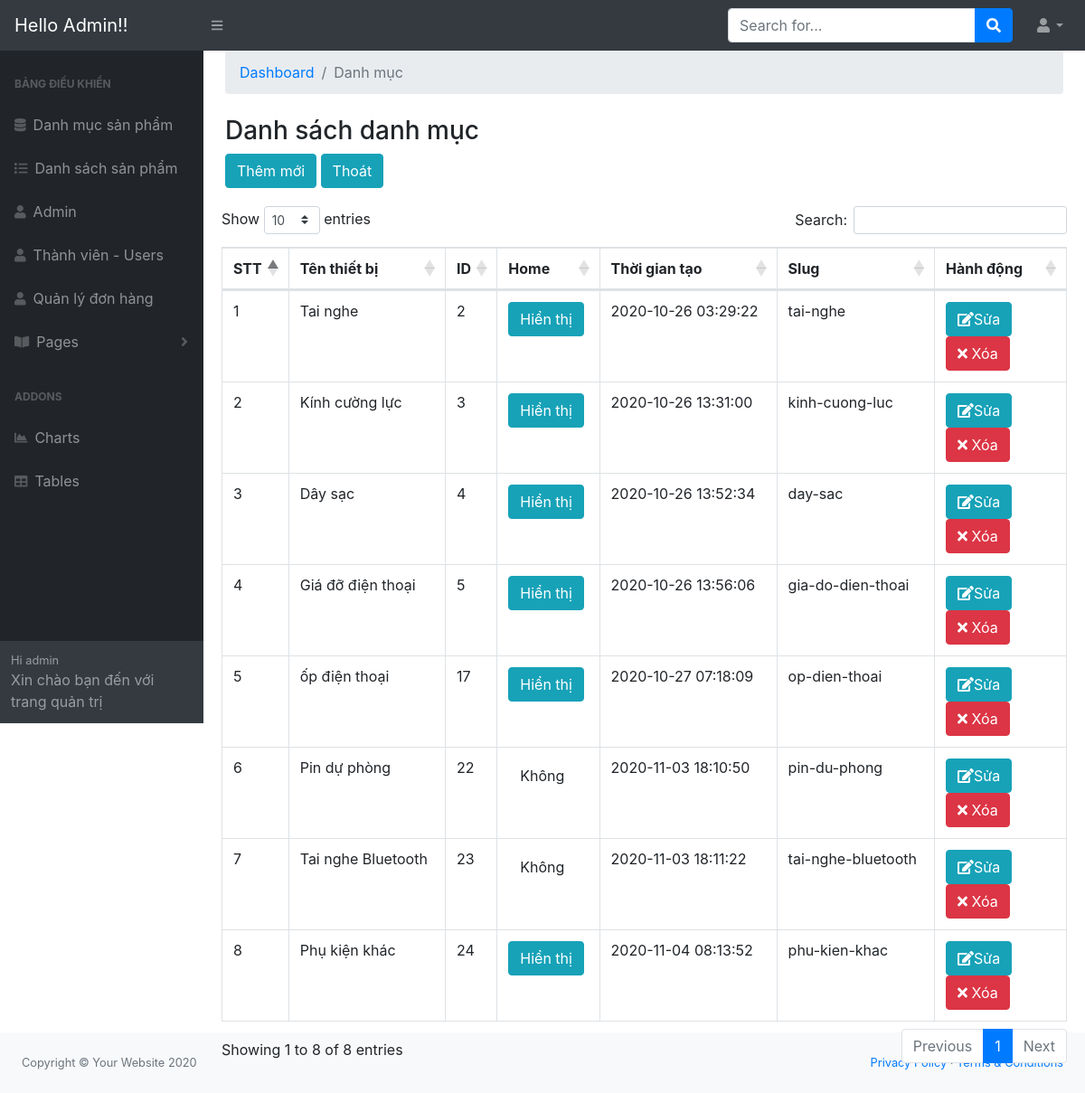
The page /admin/modules/category/index.php on the database its author committed.
### tables this page shows
CREATE TABLE `category` (
  `id` int(11) NOT NULL,
  `name` varchar(100) DEFAULT NULL,
  `slug` varchar(100) DEFAULT NULL,
  `images` varchar(1) DEFAULT NULL,
  `banner` varchar(100) DEFAULT NULL,
  `home` tinyint(4) DEFAULT 0,
  `status` tinyint(4) DEFAULT 1,
  `created_at` timestamp NOT NULL DEFAULT current_timestamp(),
  `update_at` timestamp NOT NULL DEFAULT current_timestamp() ON UPDATE current_timestamp()
);

### libraries/Database.php (called while the page is built, shortened)
<?php
    class Database
    {
        public $link;
        public function __construct()
        {
            $this->link = mysqli_connect("localhost","root","","btl") or die ();
            mysqli_set_charset($this->link,"utf8");
        }
         public function fetchAll($table)
        {
            $sql = "SELECT * FROM {$table} WHERE 1" ;
            $result = mysqli_query($this->link,$sql) or die("Lỗi Truy Vấn fetchAll " .mysqli_error($this->link));
            $data = [];
            if( $result)
            {
                while ($num = mysqli_fetch_assoc($result))
                {
                    $data[] = $num;
                }
            }
            return $data;
        }
    }
?>

### admin/autoload/autoload.php (called while the page is built, shortened)
<?php
    require_once __DIR__. "/../../libraries/Database.php";
    $db = new Database;
?>

### admin/modules/category/index.php (the view, shortened to what this page needs)
<?php
    require_once __DIR__. "/../../autoload/autoload.php";
    $category = $db->fetchAll("category");
?>
<?php require_once __DIR__. "/../../layouts/header.php";?>
            <div id="layoutSidenav_content">
                <main>
                    <div class="container-fluid">
                        <ol class="breadcrumb mb-4">
                            <li class="breadcrumb-item active"><a href="/website_phukien/admin/index.php">Dashboard</a></li>
                            <li class="breadcrumb-item active">Danh mục</li>
                        </ol>
                        <h3>Danh sách danh mục</h3>
                       <a href="add.php" class="btn btn-info">Thêm mới</a>
                       <a href="/website_phukien/admin/index.php" class="btn btn-info">Thoát</a>
                        </div>
                        <div class="card-body">
                            <div class="table-responsive">
                                    <table class="table table-bordered" id="dataTable" width="100%" cellspacing="0">
                                        <thead>
                                            <tr>
                                                <th>STT</th>
                                                <th>Tên thiết bị</th>
                                                <th>ID</th>
                                                <th>Home</th>
                                                <th>Thời gian tạo</th>
                                                <th>Slug</th>
                                                <th>Hành động</th>
                                            </tr>
                                        </thead>
                                        <tbody>
                                            <?php
                                            $stt=1;
                                            foreach($category as $item): ?>
                                            <tr>
                                                <td><?php echo $stt ?></td>
                                                <td><?php echo $item['name'] ?></td>
                                                <td><?php echo $item['id'] ?></td>
                                                <td>
                                                   <a class="btn btn-xs <?php echo $item['home']==1? 'btn-info': 'btn-default' ?>" href="home.php?id=<?php echo $item['id'] ?>">
                                                   <?php echo $item['home']==1 ?'Hiển thị':'Không' ?></a>
                                                </td>
                                                <td><?php echo $item['created_at'] ?></td>
                                                <td><?php echo $item['slug'] ?></td>
                                                <td>
                                                    <a class="btn btn-xs btn-info" href="edit.php?id=<?php echo $item['id'] ?>">
                                                    <i class="fa fa-edit"></i>Sửa</a>
                                                    <a class="btn btn-xs btn-danger" href="delete.php?id=<?php echo $item['id'] ?>">
                                                    <i class="fa fa-times"></i>
                                                    Xóa</a>
                                                </td>
                                            </tr>
                                            <?php $stt++;endforeach ?>
                                        </tbody>
                                    </table>
                                </div>
                            </div>
                        </div>
                    </div>
<?php require_once __DIR__. "/../../layouts/footer.php";?>

### rows shown on the page
category: name "Tai nghe", id "2", home "Hiển thị", created_at "2020-10-26 03:29:22", slug "tai-nghe"
category: name "Kính cường lực", id "3", home "Hiển thị", created_at "2020-10-26 13:31:00", slug "kinh-cuong-luc"
category: name "Dây sạc", id "4", home "Hiển thị", created_at "2020-10-26 13:52:34", slug "day-sac"
category: name "Giá đỡ điện thoại", id "5", home "Hiển thị", created_at "2020-10-26 13:56:06", slug "gia-do-dien-thoai"
category: name "ốp điện thoại", id "17", home "Hiển thị", created_at "2020-10-27 07:18:09", slug "op-dien-thoai"
category: name "Pin dự phòng", id "22", home "Không", created_at "2020-11-03 18:10:50", slug "pin-du-phong"
category: name "Tai nghe Bluetooth", id "23", home "Không", created_at "2020-11-03 18:11:22", slug "tai-nghe-bluetooth"
category: name "Phụ kiện khác", id "24", home "Hiển thị", created_at "2020-11-04 08:13:52", slug "phu-kien-khac"
